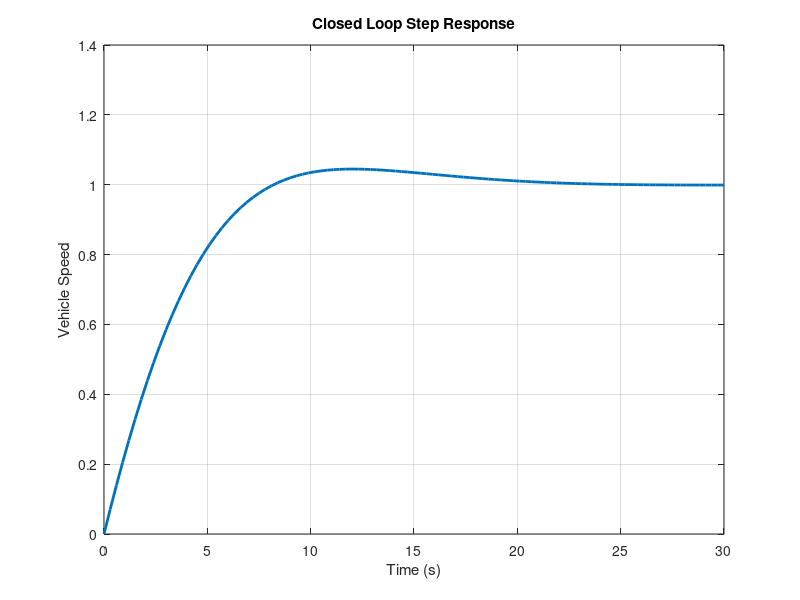
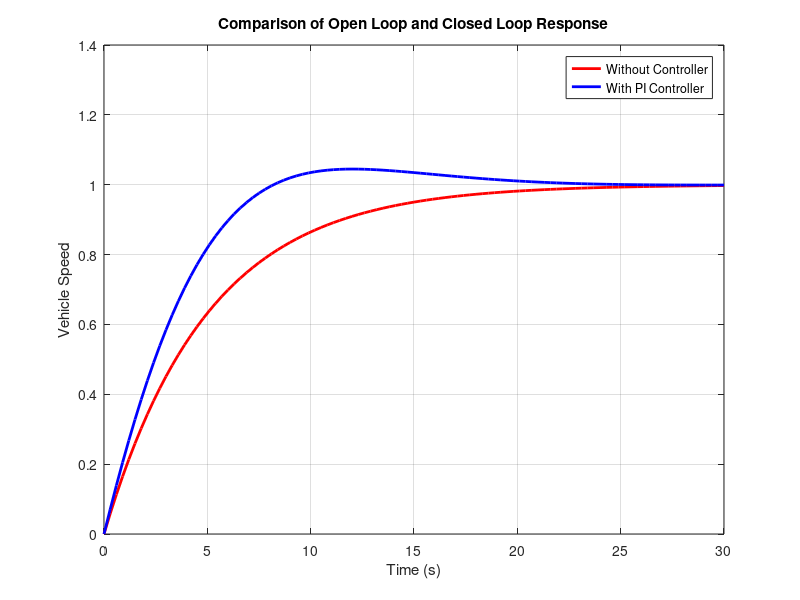
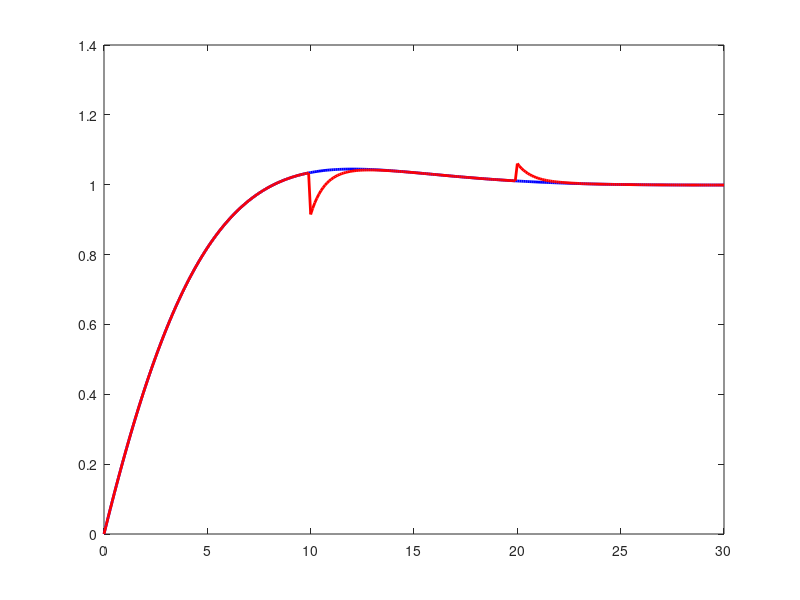

MATLAB code for these plots, in order: (Note: this script raises an error after producing the figures.)
clc;
clear all;
close all;

%% ELECTRIC VEHICLE CRUISE CONTROL SYSTEM
disp('Electric Vehicle Cruise Control System');

%% Transfer Function
s = tf('s');
G = 1/(5*s + 1);
disp('Vehicle Transfer Function:');
G;

%% PI Controller Parameters
Kp = 1.2;
Ki = 0.4;
C = Kp+ Ki/s;
disp('PI Controller:');
C;

%% Closed Loop System
sys_cl = feedback(C*G,1);
disp('Closed Loop Transfer Function:');
sys_cl;

%% STEP RESPONSE OF CONTROLLED SYSTEM
figure;

[y_step,t_step] = step(sys_cl);
plot(t_step,y_step,'LineWidth',2);
title('Closed Loop Step Response');
xlabel('Time (s)');
ylabel('Vehicle Speed');
grid on;

%% OPEN LOOP vs CLOSED LOOP COMPARISON
figure;
[y1,t1] = step(G);
plot(t1,y1,'r','LineWidth',2);
hold on;

[y2,t2] = step(sys_cl);
plot(t2,y2,'b','LineWidth',2);
legend('Without Controller','With PI Controller');
title('Comparison of Open Loop and Closed Loop Response');
xlabel('Time (s)');
ylabel('Vehicle Speed');
grid on;

%% DISTURBANCE ANALYSIS

t = 0:0.1:30;
% Normal response
[y,t] = step(sys_cl,t);
% Copy original response
y_disturbed = y;
% Disturbance 1: speed drop at 10s
for i = 1:length(t)

    if t(i) >= 10 && t(i) <= 15

        y_disturbed(i) = y(i) - 0.12*exp(-1.5*(t(i)-10));

    end

end

% Disturbance 2: slight speed increase at 20s
for i = 1:length(t)

    if t(i) >= 20 && t(i) <= 23

        y_disturbed(i) = y_disturbed(i) + ...
            0.05*exp(-1.5*(t(i)-20));

    end

end

%% PLOT

figure;
plot(t,y,'b','LineWidth',2);
hold on;
plot(t,y_disturbed,'r','LineWidth',2);
yline(1,'--k','Desired Speed');
xlabel('Time (s)');
ylabel('Vehicle Speed');
title('Disturbance Rejection Analysis');
legend('Normal Response','Disturbed Response','Desired Speed',Location='southeast');

grid on;

%% PERFORMANCE METRICS
info = stepinfo(sys_cl);
fprintf('\n PERFORMANCE METRICS \n');
fprintf('Rise Time = %f seconds\n',info.RiseTime);
fprintf('Settling Time = %f seconds\n',info.SettlingTime);
fprintf('Overshoot = %f %%\n',info.Overshoot);
fprintf('Peak Value = %f\n',info.Peak);

%% DC GAIN
gain = dcgain(sys_cl);
fprintf('DC Gain = %f\n',gain);

%% STEADY STATE ERROR
ess=1-gain;
fprintf('Steady State Error = %f\n',ess);

%% ROOT LOCUS
%figure;
%sys_open=C*G;
%rlocus(sys_open(1,1));
%title('Root Locus Plot');
%grid on;

%% BODE PLOT
%%figure;
%bode(sys_cl);
%title('Bode Plot');
%grid on;

%% POLE ZERO MAP
%figure;
%pzmap(sys_cl);
%title('Pole Zero Map');
%grid on;

%% AUTOMATIC PI TUNING
disp('Automatic PI Tuning');
[C_auto,info_autotune] = pidtune(G,'PI');
C_auto.Kp=0.8;
C_auto.Ki = 0.2;
T_auto = feedback(C_auto*G,1);
figure;
[y_auto,t_auto]=step(T_auto);
plot(t_auto,y_auto,'LineWidth',2);
info_auto = stepinfo(T_auto);
fprintf('\n AUTO TUNED CONTROLLER PERFORMANCE WITH MANUAL REFINEMENTS \n');
fprintf('Rise Time = %f seconds\n',info_auto.RiseTime);
fprintf('Settling Time = %f seconds\n',info_auto.SettlingTime);
fprintf('Overshoot = %f %%\n',info_auto.Overshoot);
fprintf('Peak Value = %f\n',info_auto.Peak);
title('Auto Tuned PI Controller Response with Manual Refinements');
xlabel('Time (s)');
ylabel('Vehicle Speed');
grid on;

%% FINAL MESSAGE
disp('Cruise Control System Simulation Completed Successfully');
